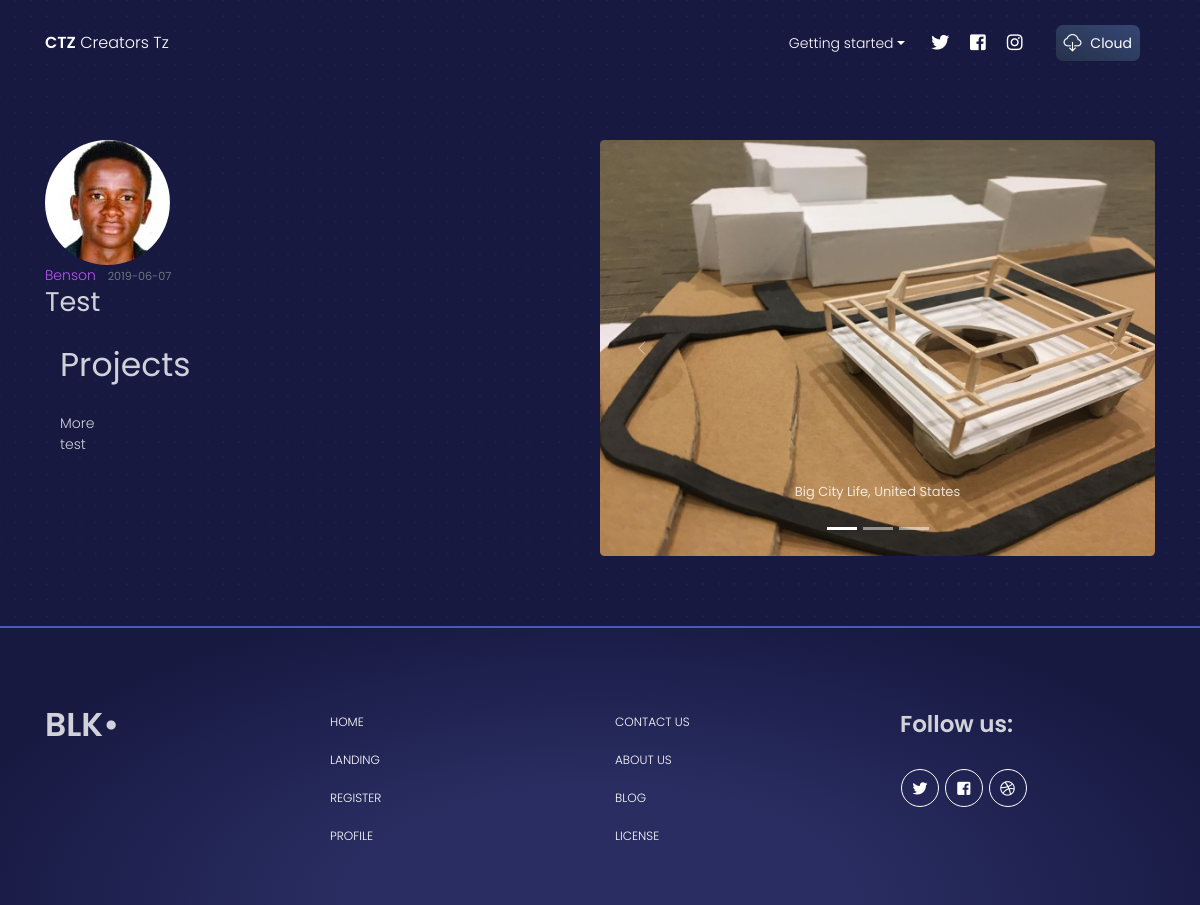
/post/6, run on the app's committed database.
### flaskblog/models.py (models this page shows, shortened)
class User(db.Model, UserMixin):
    id = db.Column(db.Integer, primary_key=True)
    username = db.Column(db.String(20), unique=True, nullable=False)
    email = db.Column(db.String(120), unique=True, nullable=False)
    image_file = db.Column(db.String(20), nullable=False, default='default.jpg')
    password = db.Column(db.String(60), nullable=False)
    posts = db.relationship('Post', backref='author', lazy=True)

class Post(db.Model):
    id = db.Column(db.Integer, primary_key=True)
    title = db.Column(db.String(100), nullable=False)
    date_posted = db.Column(db.DateTime, nullable=False, default=datetime.utcnow)
    content = db.Column(db.Text, nullable=False)
    media = db.Column(db.ARRAY(db.String(20)), nullable=True, default='default.jpg')
    user_id = db.Column(db.Integer, db.ForeignKey('user.id'), nullable=False)

### flaskblog/posts/routes.py (the view)
@posts.route("/post/<int:post_id>")
def post(post_id):
    post = Post.query.get_or_404(post_id)
    return render_template('post.html', title=post.title, post=post)

### flaskblog/templates/post.html (shortened to what this page needs)
{% extends "layout.html" %}
{% block content %}
  <div class="section">
      <div class="container">
        <div class="row justify-content-between">
          <article>
          <img class="rounded-circle article-img" src="{{ url_for('static', filename='profile_pics/' + post.author.image_file) }}">
          <div class="media-body">
            <div class="article-metadata">
              <a class="mr-2" href="{{ url_for('users.user_posts', username=post.author.username) }}">{{ post.author.username }}</a>
              <small class="text-muted">{{ post.date_posted.strftime('%Y-%m-%d') }}</small>
            </div>
            <h2 class="article-title">{{ post.title }}</h2>
          </div>
          <div class="col-md-5">
            <h1 class="profile-title text-left">Projects</h1>
            <p class="profile-description text-left">{{ post.content }}</p>
          </div>
        </article>
          <div class="col-md-6">
            <div class="row justify-content-between align-items-center">
              <div id="carouselExampleIndicators" class="carousel slide" data-ride="carousel">
                <ol class="carousel-indicators">
                  <li data-target="#carouselExampleIndicators" data-slide-to="0" class="active"></li>
                  <li data-target="#carouselExampleIndicators" data-slide-to="1"></li>
                  <li data-target="#carouselExampleIndicators" data-slide-to="2"></li>
                </ol>
                <div class="carousel-inner" role="listbox">
                  <div class="carousel-item active">
                      <img class="d-block" src="{{ url_for('static', filename='media_pics/' + post.media) }}" alt="First slide">
                      <div class="carousel-caption d-none d-md-block">
                        <h5>Big City Life, United States</h5>
                      </div>
                    </div>
                </div>
                <a class="carousel-control-prev" href="#carouselExampleIndicators" role="button" data-slide="prev">
                  <i class="tim-icons icon-minimal-left"></i>
                </a>
                <a class="carousel-control-next" href="#carouselExampleIndicators" role="button" data-slide="next">
                  <i class="tim-icons icon-minimal-right"></i>
                </a>
              </div>
            </div>
          </div>
        </div>
      </div>
    </div>
{% endblock content %}

### data on the page
User: image_file (picture), author.username "Benson"
Post: date_posted "2019-06-07", title "Test", content "More test", media (picture)
